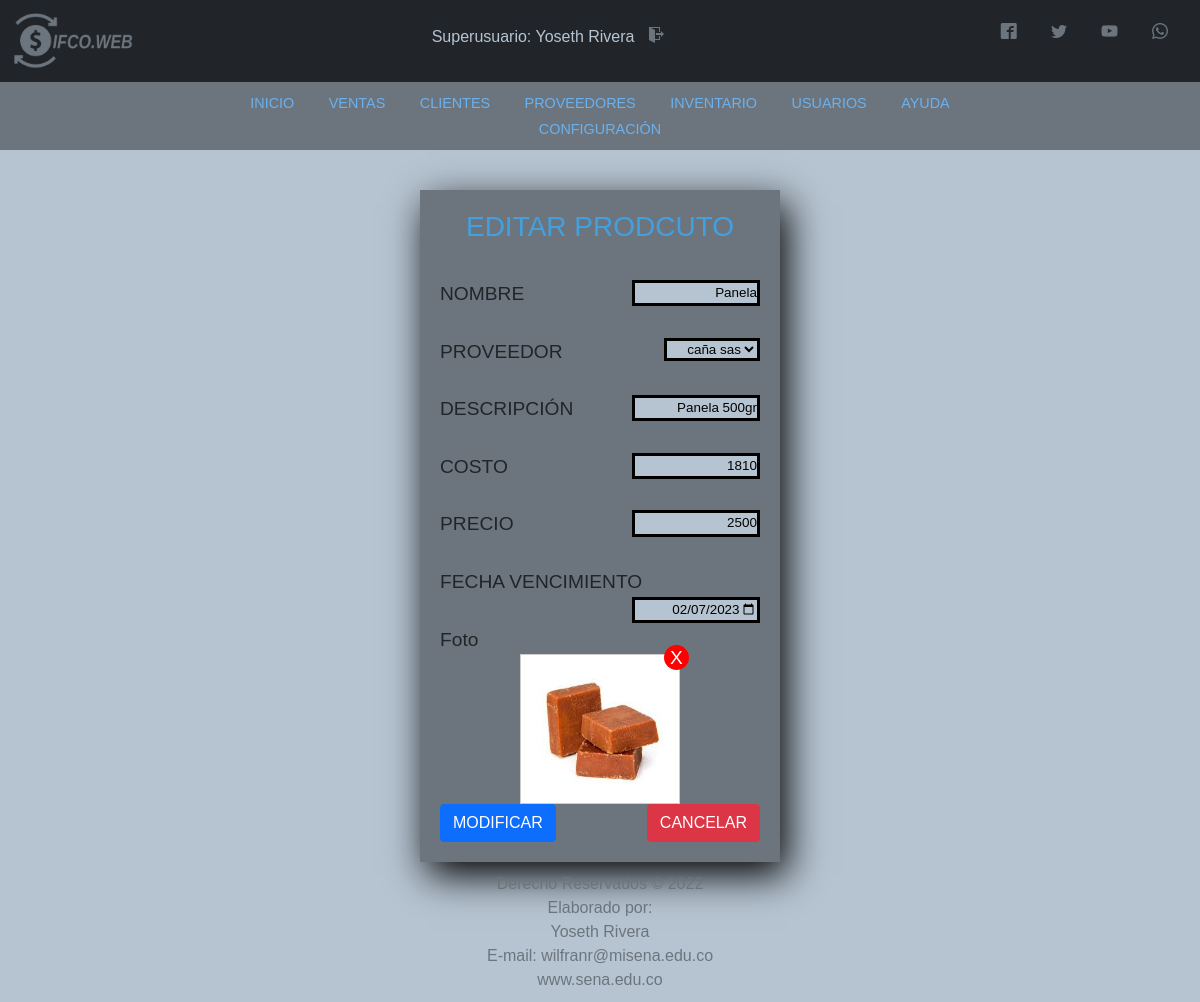
/Vista/html/modify_product.php?usr=1 (signed in), run on an earlier commit of the app's database.
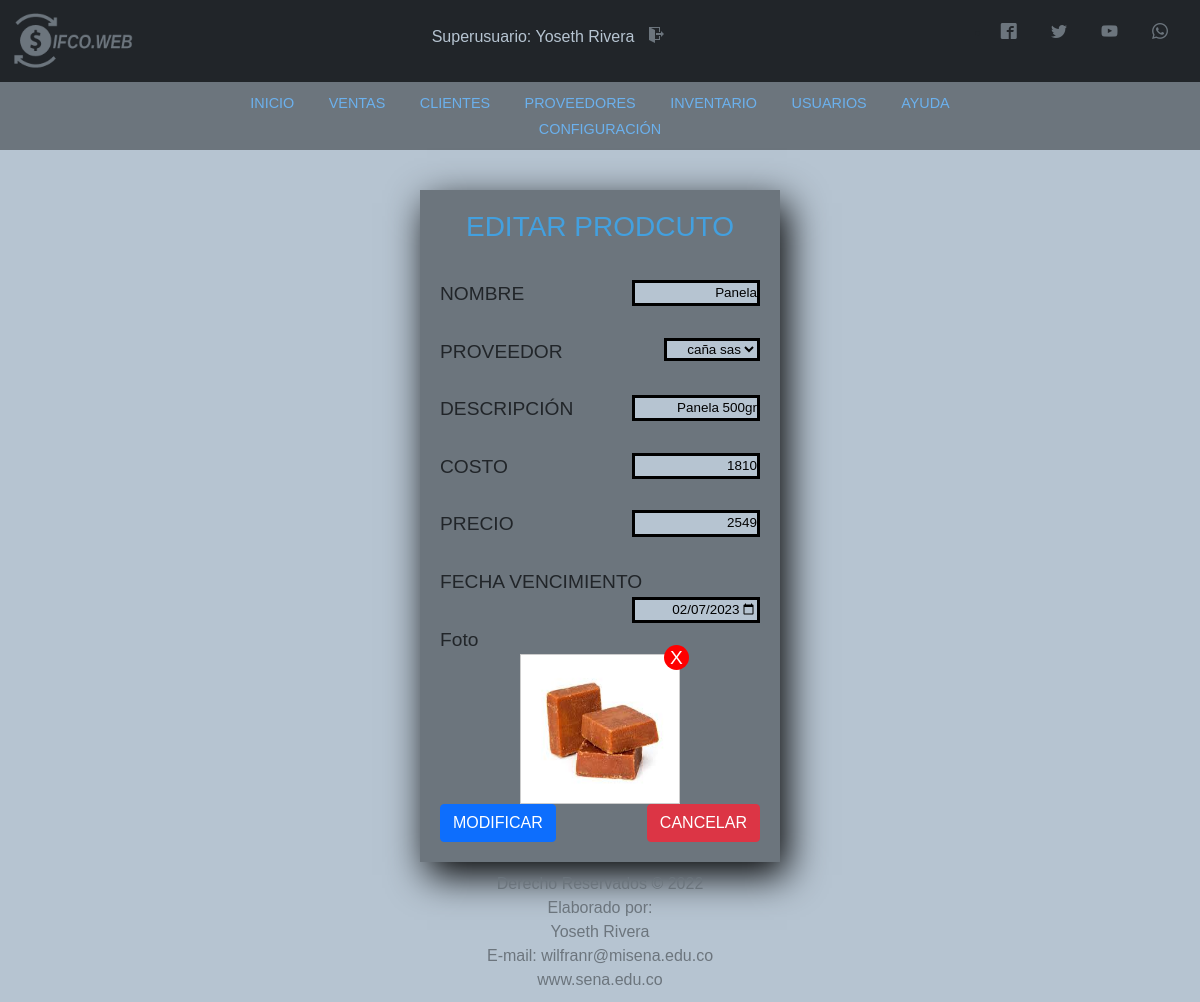
And on a later commit of the database.
### tables this page shows
CREATE TABLE `producto` (
  `codproducto` int(11) NOT NULL,
  `nombre` varchar(50) DEFAULT NULL,
  `descripcion` varchar(100) DEFAULT NULL,
  `proveedor` int(11) DEFAULT NULL,
  `costo` decimal(11,0) DEFAULT NULL,
  `precio` decimal(11,0) DEFAULT NULL,
  `cantidad` int(11) DEFAULT NULL,
  `date_add` datetime NOT NULL DEFAULT current_timestamp(),
  `fechaVencimiento` date NOT NULL,
  `usuario_id` int(11) NOT NULL,
  `estatus` int(11) NOT NULL DEFAULT 1,
  `foto` text DEFAULT NULL
);

CREATE TABLE `proveedor` (
  `codproveedor` int(11) NOT NULL,
  `id` varchar(20) DEFAULT NULL,
  `tipoIdProveedor` varchar(3) DEFAULT NULL,
  `proveedor` varchar(100) DEFAULT NULL,
  `contacto` varchar(100) DEFAULT NULL,
  `telefono` varchar(20) DEFAULT NULL,
  `direccion` text DEFAULT NULL,
  `correo` varchar(100) NOT NULL
);

### Vista/html/modify_product.php (the view, shortened to what this page needs)
<?php
include '../../includes/header.php';
include '../../includes/nav.php';
include '../../includes/script.php';
if (empty($_GET['usr'])) {
    header('Location: inventarios.php');
} else {
    $id_producto = $_REQUEST['usr'];
    $query_producto = mysqli_query($conexion, "SELECT p.codproducto, p.nombre, p.descripcion, p.costo, p.precio, p.fechaVencimiento, pr.proveedor, p.foto FROM producto p INNER JOIN proveedor pr ON p.proveedor = pr.codproveedor WHERE p.codproducto = $id_producto AND p.estatus = 1");
    $result_producto = mysqli_num_rows($query_producto);
    $foto = '';
    $classRemove = 'notBlock';
    if ($result_producto > 0) {
        $data_producto = mysqli_fetch_assoc($query_producto);
        if ($data_producto['foto'] != 'img_producto.png') {
            $classRemove = '';
            $foto = '<img id="img" src="../img/uploads/'.$data_producto['foto'].'" alt="Producto">';
        }
    } else {
        header('Location: inventarios.php');
    }
}
$consult = Consult_user($_GET['usr']);
function Consult_user($id)
{
    include '../../includes/conexion.php';
    $sentence = "SELECT * FROM producto WHERE codproducto = '" . $id . "'";
    $result = $conexion->query($sentence) or die("Error al consultar: " . mysqli_error($conexion));
    $rows = $result->fetch_assoc();
    return [
        $rows['codproducto'],
        $rows['nombre'],
        $rows['descripcion'],
        $rows['proveedor'],
        $rows['costo'],
        $rows['precio'],
        $rows['fechaVencimiento'],
        $rows['proveedor'],
        $rows['foto'],
    ];
}
?>
<!DOCTYPE html>
<html lang="es">
<head>
    <link rel="stylesheet" href="../Vista/css/estilos.css">
    <link rel="stylesheet" href="../font.css">
</head>
<body>
    <?php
        $nombre = $consult[1];
        $descripcion = $consult[2];
        $costo = $consult[4];
        $precio = $consult[5];
        $fechaVence = $consult[6];
    ?>
    <div class="agregar-usuario" id="modificar-usuario">
        <form action="" class="inventario" method="POST" enctype="multipart/form-data">
            <h3>EDITAR PRODCUTO</h3><br>
            <label for="consulta-codigo">NOMBRE</label>
            <input class="control-usuario" name="name" value="<?php echo $nombre ?>" type="text" required><br><br>
            <label for="proveedor" class="">PROVEEDOR</label>
            <select name="proveedor" id="tipo-id" class="notItemOne">
                <option value="<?php echo $data_producto['codproveedor']; ?>"><?php echo $data_producto['proveedor']; ?></option>
            </select><br><br>
            <label for="id">DESCRIPCIÓN</label>
            <input class="control-usuario" name="id" value="<?php echo $descripcion ?>" type="text" required readonly><br><br>
            <label for="consulta-palabra">COSTO</label>
            <input class="control-usuario" name="dir" value="<?php echo $costo ?>" type="text"><br><br>
            <label for="consulta-palabra">PRECIO</label>
            <input class="control-usuario" name="tel" value="<?php echo $precio ?>" type="text"><br><br>
            <label for="consulta-palabra">FECHA VENCIMIENTO</label>
            <input class="control-usuario" name="email" value="<?php echo $fechaVence ?>" type="date"><br><br>
            <div class="photo">
                <label for="foto">Foto</label>
                <div class="prevPhoto">
                    <span class="delPhoto <?php echo $classRemove; ?>">X</span>
                    <label for="foto"></label>
                    <?php echo $foto; ?>
                </div>
            </div>
            <div class="d-flex justify-content-between">
                <input class="btn btn-primary" type="submit" value="MODIFICAR">
                <a href="inventarios.php"><input class="btn btn-danger" type="button" value="CANCELAR"></a>
            </div>
        </form>
    </div>
</body>
<?php include '../../includes/footer.php'; ?>
</html>

What changed in the data, as far as the page shows it:
changed producto "Panela": tel "2500" → "2549"
